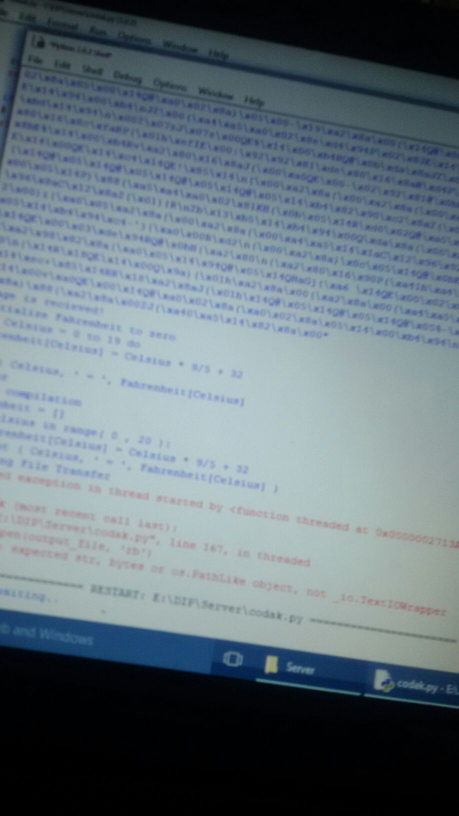
#> input picture Server/tst.jpg, 918 x 1632 px (shown at 1/2 size)
$ python -i codak.py   (imports and definitions only)
#> lines starting #> are read from the running program, lines starting #| are printed output that depends on the picture; after the words box and inside, x2 and y2 are one past the last pixel; in counts of white or black regions, pixels touching at a corner belong together
#> further down, picture is the input picture: shape (1632, 918, 3); mean B, G, R 123.2, 115.1, 100.8
import pytesseract
import cv2
from PIL import Image
import matplotlib as plt
import numpy as np
import socket
import os
from _thread import *


# Extract text from image
#please check your path of tesseract.exe on your machine
pytesseract.pytesseract.tesseract_cmd = r'C:\\Program Files\\Tesseract-OCR\\tesseract.exe'
tessdata_dir_config = r'--tessdata-dir "C:\\Program Files\\Tesseract-OCR\\tessdata"'

"""this function to extract text from the input image ,
   after resizing it and connvert it to grayscale ,
   then threshold it using binary thresholding and otsu ,
   then extract the text using tesseract """

def extract_text(img):
    img = cv2.resize(img,(1000,1000))
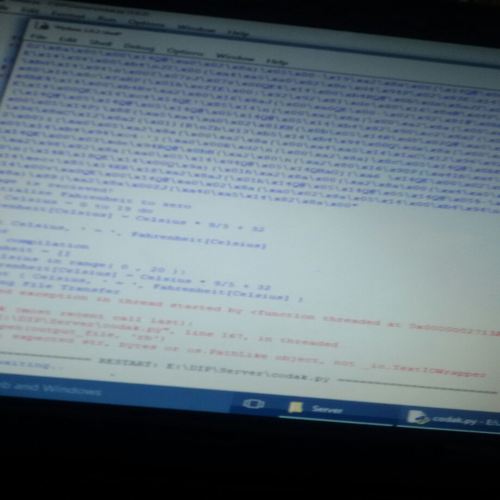
#> img: shape (1000, 1000, 3) (shown at 1/2 size); mean of channels 0, 1, 2 123.1, 115, 100.7; drawn as B, G, R
    img = np.array(img,np.uint8)
    gray = cv2.cvtColor(img, cv2.COLOR_BGR2GRAY)
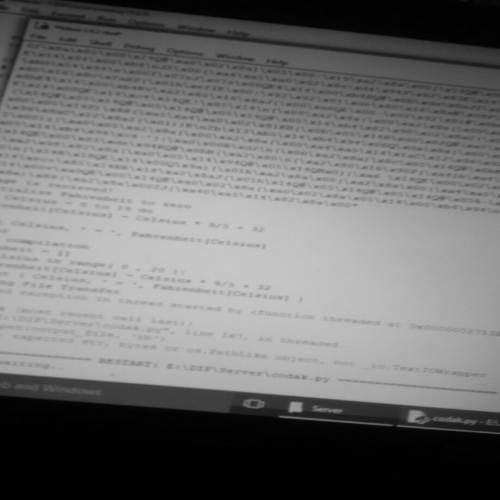
#> gray: shape (1000, 1000) (shown at 1/2 size); min 0, max 201, mean 111.7
    val,binary = cv2.threshold(gray,0,255,cv2.THRESH_BINARY+cv2.THRESH_OTSU)
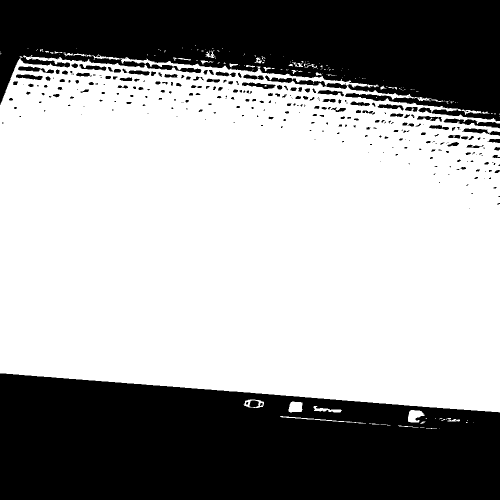
#> binary: shape (1000, 1000) (shown at 1/2 size); 61.6% white; 308 black regions (160 under 20 px), largest, box (x1, y1, x2, y2) and area: (0, 747, 1000, 1000) 211596, (0, 0, 1000, 243) 158659, (887, 237, 1000, 257) 890
#> val = 96
#> (the run stopped early here; a loop or call above may not have finished)
